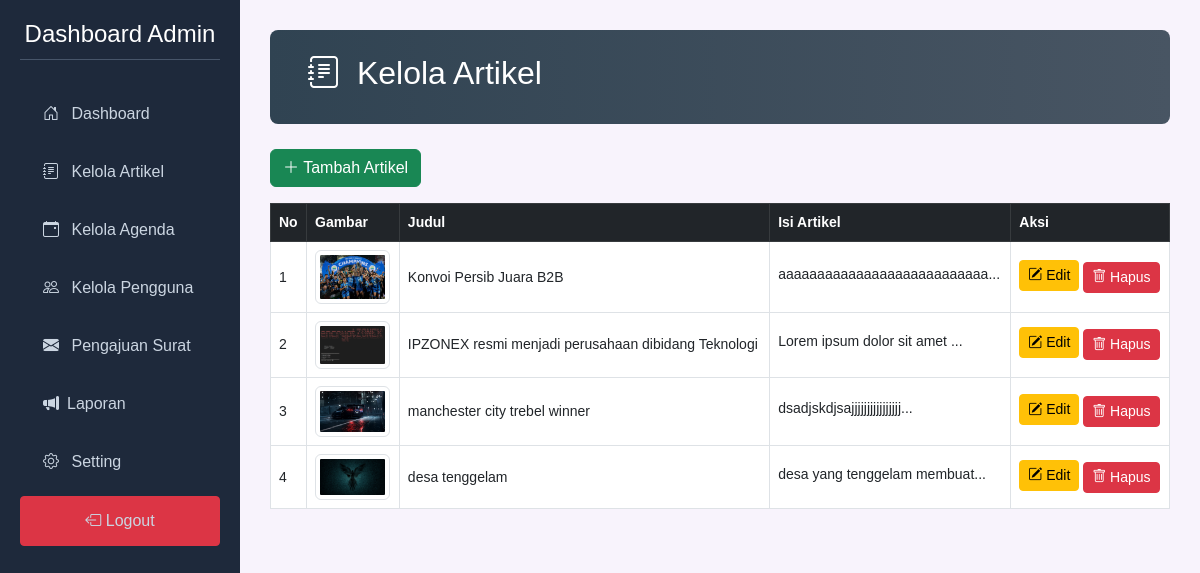
The page /resource/view/admin/artikel_crud.php (signed in) on the database its author committed.
### tables this page shows
CREATE TABLE `artikel` (
  `id` int NOT NULL,
  `judul` varchar(255) NOT NULL,
  `isi` text NOT NULL,
  `gambar` varchar(255) DEFAULT NULL,
  `dibuat_pada` timestamp NOT NULL DEFAULT CURRENT_TIMESTAMP,
  `penulis` varchar(255) NOT NULL
);

### resource/view/admin/artikel_crud.php (the view, shortened to what this page needs)
<?php
include "../db.php";
$result = $conn->query("SELECT * FROM artikel ORDER BY dibuat_pada DESC");
?>
<!DOCTYPE html>
<html lang="id">
<head>
  <link rel="stylesheet" href="https://cdn.jsdelivr.net/npm/bootstrap@5.3.0/dist/css/bootstrap.min.css">
  <link rel="stylesheet" href="https://cdn.jsdelivr.net/npm/bootstrap-icons@1.10.5/font/bootstrap-icons.css">
  <link rel="stylesheet" href="../../css/crud.css">
</head>
<body>
<div class="sidebar">
    <h2>Dashboard Admin</h2>
    <a href="dashboard.php"><i class="bi bi-house-door m-2"></i> Dashboard</a>
    <a href="artikel_crud.php"><i class="bi bi-journal-text m-2"></i> Kelola Artikel</a>
    <a href="agenda_crud.php"><i class="bi bi-calendar-event m-2"></i> Kelola Agenda</a>
    <a href="mandiri_crud.php"><i class="bi bi-people m-2"></i> Kelola Pengguna</a>
    <a href="pengajuan.php"><i class="bi bi-envelope-fill m-2"></i> Pengajuan Surat</a>
    <a href="laporan.php"><i class="bi bi-megaphone-fill m-2"></i>Laporan</a>
    <a href="Setting_admin.php"><i class="bi bi-gear m-2"></i> Setting</a>
    <a href="../home.php" class="btn btn-danger"><i class="bi bi-box-arrow-left"></i> Logout</a>
</div>
<div class="main">
<div class="admin-header">
    <h2><i class="bi bi-journal-text m-2"></i> Kelola Artikel</h2>
</div>
    <a href="tambah_artikel.php" class="btn btn-success mb-3"><i class="bi bi-plus-lg"></i> Tambah Artikel</a>
    <table class="table table-bordered bg-white">
      <thead class="table-dark">
        <tr>
          <th>No</th>
          <th>Gambar</th>
          <th>Judul</th>
          <th>Isi Artikel</th>
          <th>Aksi</th>
        </tr>
      </thead>
      <tbody>
        <?php $no = 1; while ($row = $result->fetch_assoc()): ?>
        <tr>
          <td><?= $no++ ?></td>
          <td>
            <?php if ($row['gambar']): ?>
              <img src="../../img/<?= htmlspecialchars($row['gambar']) ?>" class="img-thumbnail" alt="Gambar">
            <?php else: ?>
              <em>Belum ada</em>
            <?php endif; ?>
          </td>
          <td><?= htmlspecialchars($row['judul']) ?></td>
          <td>
            <span class="truncate-text" title="<?= strip_tags($row['isi']) ?>">
              <?= htmlspecialchars(mb_strimwidth(strip_tags($row['isi']), 0, 30, '...')) ?>
            </span>
          </td>
          <td>
            <a href="edit_artikel.php?id=<?= $row['id'] ?>" class="btn btn-sm btn-warning mb-1">
              <i class="bi bi-pencil-square"></i> Edit
            </a>
            <a href="hapus_artikel.php?id=<?= $row['id'] ?>" onclick="return confirm('Yakin ingin menghapus artikel ini?')" class="btn btn-sm btn-danger">
              <i class="bi bi-trash"></i> Hapus
            </a>
          </td>
        </tr>
        <?php endwhile; ?>
      </tbody>
    </table>
</div>
</body>
</html>

### resource/css/crud.css (style rules this page uses)
body { background-color: #f8f3fc; font-family: "Arial", sans-serif; }
.sidebar { height: 100vh; width: 240px; position: fixed; background-color: #1e293b; color: white; padding: 20px; }
.sidebar h2 { text-align: center; margin-bottom: 30px; font-size: 24px; border-bottom: 1px solid #475569; padding-bottom: 10px; }
.sidebar a { display: block; color: #cbd5e1; padding: 12px 15px; text-decoration: none; border-radius: 4px; margin-bottom: 10px; }
.main { margin-left: 240px; padding: 30px; }
.img-thumbnail { width: 75px; height: auto; }
.table td, .table th { vertical-align: middle; font-size: 14px; }
.truncate-text { white-space: nowrap; overflow: hidden; text-overflow: ellipsis; max-width: 250px; display: inline-block; }
.admin-header { background: linear-gradient(to right, #304352, #485563); padding: 24px 30px; border-radius: 8px; color: white; margin-bottom: 25px; }

### rows shown on the page
artikel: gambar (picture), judul "Konvoi Persib Juara B2B", isi "aaaaaaaaaaaaaaaaaaaaaaaaaaa..."
artikel: gambar (picture), judul "IPZONEX resmi menjadi perusahaan dibidang Teknologi", isi "Lorem ipsum dolor sit amet ..."
artikel: gambar (picture), judul "manchester city trebel winner", isi "dsadjskdjsajjjjjjjjjjjjjjjj..."
artikel: gambar (picture), judul "desa tenggelam", isi "desa yang tenggelam membuat..."
